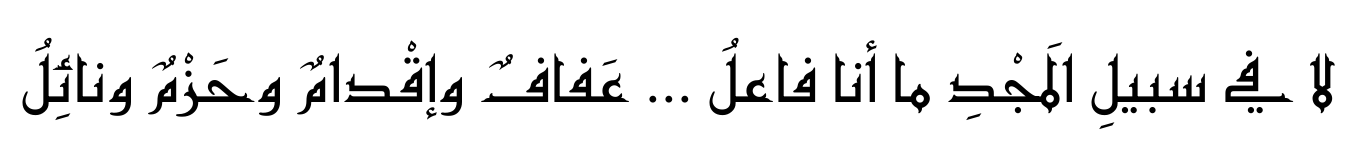
#> input picture test/7/2.png, 1352 x 142 px, found by its file name
$ jupyter execute --allow-errors version_right.ipynb   (older library calls are emulated)
#> lines starting #> are read from the running program, lines starting #| are printed output that depends on the picture; after the words box and inside, x2 and y2 are one past the last pixel; in counts of white or black regions, pixels touching at a corner belong together
### feature_extraction.py
from skimage.feature import greycomatrix, greycoprops
from skimage.filters import gabor_kernel
import numpy as np
import math
from scipy import ndimage as nd
import cv2
from skimage import feature,morphology
from pre_processing import *
# from commonfunctions import *
from collections import Counter
from scipy.signal import argrelextrema
from scipy.signal import convolve2d


# [185 lines left out: functions GLCM_features, compute_feats, gabor_filter, get_max_theta, skew_detection, project_image_diagonal and 8 more, not called in this run]


def count_ones(img):
    return np.sum(img) / (img.shape[0] * img.shape[1])


# [95 lines left out: functions LBP, LVL, not called in this run]


def lpq(img,winSize=3,freqestim=1,mode='nh'):
    rho=0.90

    STFTalpha=1/winSize  # alpha in STFT approaches (for Gaussian derivative alpha=1)
    sigmaS=(winSize-1)/4 # Sigma for STFT Gaussian window (applied if freqestim==2)
    sigmaA=8/(winSize-1) # Sigma for Gaussian derivative quadrature filters (applied if freqestim==3)

    convmode='valid' # Compute descriptor responses only on part that have full neigborhood. Use 'same' if all pixels are included (extrapolates np.image with zeros).

    img=np.float64(img) # Convert np.image to double
    r=(winSize-1)/2 # Get radius from window size
    x=np.arange(-r,r+1)[np.newaxis] # Form spatial coordinates in window

    if freqestim==1:  #  STFT uniform window
        #  Basic STFT filters
        w0=np.ones_like(x)
        w1=np.exp(-2*np.pi*x*STFTalpha*1j)
        w2=np.conj(w1)

    ## Run filters to compute the frequency response in the four points. Store np.real and np.imaginary parts separately
    # Run first filter
    filterResp1=convolve2d(convolve2d(img,w0.T,convmode),w1,convmode)
    filterResp2=convolve2d(convolve2d(img,w1.T,convmode),w0,convmode)
    filterResp3=convolve2d(convolve2d(img,w1.T,convmode),w1,convmode)
    filterResp4=convolve2d(convolve2d(img,w1.T,convmode),w2,convmode)

    # Initilize frequency domain matrix for four frequency coordinates (np.real and np.imaginary parts for each frequency).
    freqResp=np.dstack([filterResp1.real, filterResp1.imag,
                        filterResp2.real, filterResp2.imag,
                        filterResp3.real, filterResp3.imag,
                        filterResp4.real, filterResp4.imag])

    ## Perform quantization and compute LPQ codewords
    inds = np.arange(freqResp.shape[2])[np.newaxis,np.newaxis,:]
    LPQdesc=((freqResp>0)*(2**inds)).sum(2)

    ## Switch format to uint8 if LPQ code np.image is required as output
    if mode=='im':
        LPQdesc=np.uint8(LPQdesc)

    ## Histogram if needed
    if mode=='nh' or mode=='h':
        LPQdesc=np.histogram(LPQdesc.flatten(),range(256))[0]

    ## Normalize histogram if needed
    if mode=='nh':
        LPQdesc=LPQdesc/LPQdesc.sum()

    #print(LPQdesc)
    return LPQdesc
def hu_moments_func(test_image):
    return cv2.HuMoments(cv2.moments(test_image)).flatten()

### trials/version_right.ipynb
[cell 1]
import os
from PIL import Image
import numpy as np
import cv2
from commonfunctions import *
from feature_extraction import *
from sklearn.neural_network import MLPClassifier
from sklearn.model_selection import GridSearchCV
from sklearn.ensemble import RandomForestClassifier, VotingClassifier
import joblib
from sklearn.svm import LinearSVC,SVC
from sklearn.model_selection import cross_val_score
from sklearn.decomposition import PCA
from skimage.filters import threshold_otsu

[cell 2]
def pre_process(img):
    thresh = threshold_otsu(img)
    binary = img > thresh
    if binary[0][0]==1:
        return np.invert(binary)
    return binary

[cell 3]
def read_images(image_path='ACdata_base',data="test_set"):
    X = []
    y = []
    directories = [directory for directory in os.listdir(image_path) if not directory=='names.txt']
    for directory in directories:
        print(directory)
        for image_name in os.listdir(os.path.join(image_path, directory)):
            print(image_name)
            image = Image.open (os.path.join(os.path.join(image_path, directory),image_name))
            image = image.convert ("L")
            X.append(np.asarray (image ))
            y.append(directory)
    X = np.array(X)
    return X,y

#> (a cell that did not finish here is left out)

#> (a cell that did not finish here is left out)

#> (a cell that did not finish here is left out)

#> (a cell that did not finish here is left out)

[cell 8]
clf_nn = MLPClassifier(hidden_layer_sizes=50,max_iter=3000)
clf_svm=SVC(kernel='rbf',probability=True,C=1000,gamma=5)
eclf2 = VotingClassifier(estimators=[
         ('nn', clf_nn),('svm',clf_svm)],
         voting='soft',
        flatten_transform=True,weights=[1,1.5])
#> (the rest of this cell did not finish here and is left out)

[cell 9]
clf_svm.probability=True
#> (the rest of this cell did not finish here and is left out)

[cell 10]
image = Image.open (os.path.join('test','7','2.png'))
#> image is the input picture: PIL image 1352x142 RGBA; mean R, G, B, A 233.7, 233.7, 233.7, 255
image = np.array(image.convert ("L"))
#> image: shape (142, 1352)
pre_processed_image=pre_process(image.reshape(image.shape[0],image.shape[1],1))
#> in pre_process, `thresh = threshold_otsu(img)`: thresh = 135
#> in pre_process, `binary = img > thresh`:
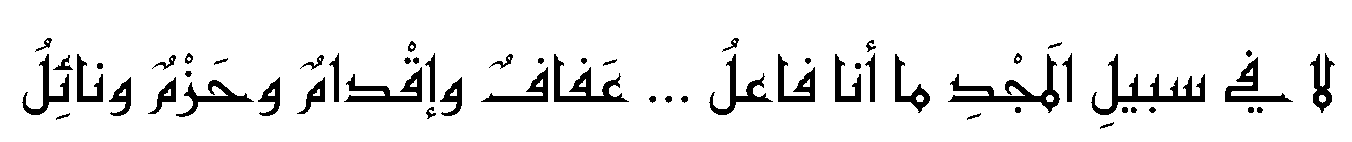
#> binary: shape (142, 1352, 1) bool; 91.4% white; 58 black regions, largest, box (x1, y1, x2, y2) and area: (1091, 54, 1205, 115) 1529, (948, 54, 1060, 113) 1475, (554, 54, 629, 102) 1126
lpq_image=lpq(pre_processed_image.reshape(pre_processed_image.shape[0],pre_processed_image.shape[1]),winSize=11)
#> in lpq, `LPQdesc=((freqResp>0)*(2**inds)).sum(2)`:
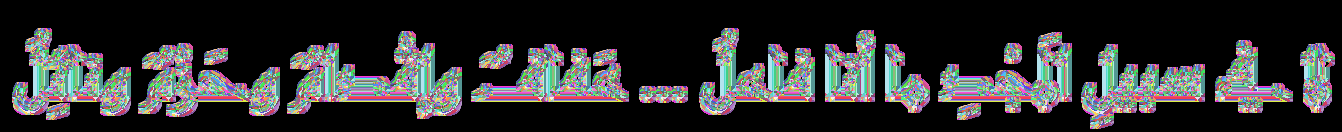
#> LPQdesc: shape (132, 1342) int64; 256 distinct labels, from 0 to 255; one colour per label, 0 black
#> in lpq, `LPQdesc=np.histogram(LPQdesc.flatten(),range(256))[0]`: LPQdesc = 255 values, max 122987 at index 0, min 5 at index 226, mean 694.7
#> in lpq, `LPQdesc=LPQdesc/LPQdesc.sum()`: LPQdesc = 255 values, max 0.694 at index 0, min 2.82e-05 at index 226, mean 0.00392
#> lpq_image has the same summary as LPQdesc in lpq
#> (the rest of this cell did not finish here and is left out)
